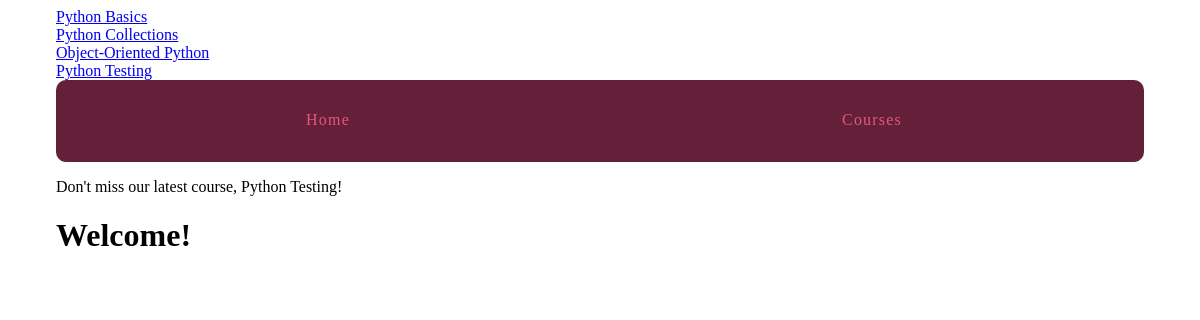
The page / on the database its author committed.
### courses/models.py (models this page shows)
class Course(models.Model):
    created_at = models.DateTimeField(auto_now_add=True)
    title = models.CharField(max_length=255)
    description = models.TextField()
    def __str__(self):
        return self.title

### learning_site/views.py (the view)
# urls.py: url(r'^$', views.hello_world, name='hello'),
def hello_world(request):
    return render(request, 'home.html')

### courses/templatetags/course_extras.py (called while the page is built)
@register.simple_tag
def newest_course():
    return Course.objects.latest('created_at')

@register.inclusion_tag('courses/course_nav.html')
def nav_courses_list():
    courses = Course.objects.all()
    return {'courses': courses}

### templates/home.html (shortened to what this page needs)
{% extends "layout.html" %}
{% block content %}
<h1>Welcome!</h1>
{% endblock %}

### templates/layout.html (shortened to what this page needs)
{% load static from staticfiles %}
{% load course_extras %}
<!doctype html>
<html>
    <head>
        <link rel="stylesheet" href="{% static 'css/layout.css' %}">
    </head>
    <body>
        <div class="site-container">
            {% nav_courses_list %}
            <nav>
                <a href="{% url 'hello' %}">Home</a>
                <a href="{% url 'courses:list' %}">Courses</a>
            </nav>
            <p>Don't miss our latest course, {% newest_course %}!</p>
            {% block content %}{% endblock %}
        </div>
    </body>
</html>

### courses/templates/courses/course_nav.html
{% for course in courses %}
    <div>
        <a href="{% url 'courses:detail' pk=course.pk %}">{{ course.title }}</a>
    </div>
{% endfor %}

### assets/css/layout.css (style rules this page uses)
html { box-sizing: border-box; }
*, *::after, *::before { box-sizing: inherit; }
.site-container { max-width: 68em; margin-left: auto; margin-right: auto; }
.site-container::after { clear: both; content: ""; display: table; }
.site-container nav { width: 100%; display: table; width: 100%; table-layout: fixed; border-bottom-left-radius: 10px; border-bottom-right-radius: 10px; border-top-left-radius: 10px; border-top-right-radius: 10px; border-bottom-left-radius: 10px; border-top-left-radius: 10px; border-bottom-right-radius: 10px; border-top-right-radius: 10px; background-color: #642039; margin-bottom: 1em; overflow: hidden; }
.site-container nav a { display: table-cell; width: 8.33333%; padding: 10px; border-bottom: 2px solid #642039; color: #e6557e; letter-spacing: 0.075em; line-height: 60px; text-align: center; text-decoration: none; }

### rows shown on the page
Course: title "Python Basics"
Course: title "Python Collections"
Course: title "Object-Oriented Python"
Course: title "Python Testing"
